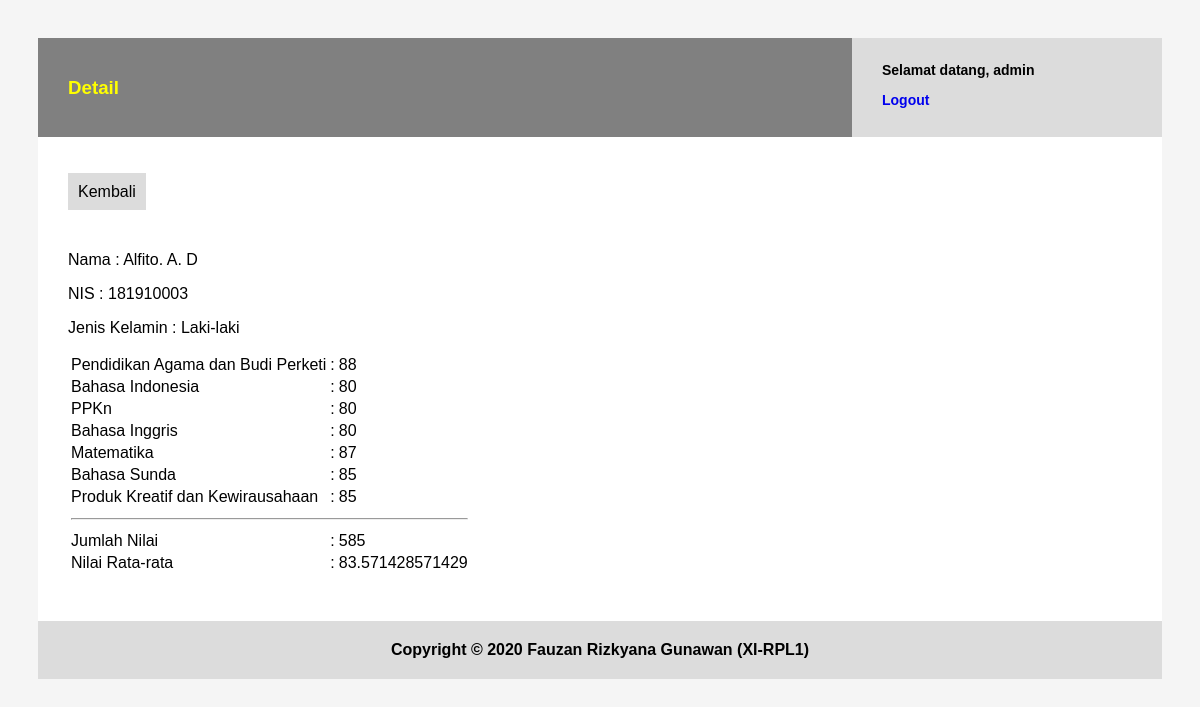
The app's page /detail.php?id=8 (signed in) with its own data.
### tables this page shows
CREATE TABLE `t_nilai_siswa` (
  `id` int(11) NOT NULL,
  `nis` int(11) NOT NULL,
  `nama` varchar(255) NOT NULL,
  `jenis_kelamin` varchar(255) NOT NULL,
  `nilai_pabp` int(11) NOT NULL DEFAULT 0,
  `nilai_b_indo` int(11) NOT NULL DEFAULT 0,
  `nilai_ppkn` int(11) NOT NULL DEFAULT 0,
  `nilai_b_ing` int(11) NOT NULL DEFAULT 0,
  `nilai_mtk` int(11) NOT NULL DEFAULT 0,
  `nilai_b_sund` int(11) NOT NULL DEFAULT 0,
  `nilai_pkk` int(11) NOT NULL DEFAULT 0
);

### detail.php (the view, shortened to what this page needs)
<?php
function getDataById($id)
{
    $koneksi = koneksiDatabase();
    $data = mysqli_query($koneksi, "select * from t_nilai_siswa where id=$id");
    $hasil = mysqli_fetch_array($data);
    return $hasil;
}
$s = getDataById($_GET['id']);
?>
<!DOCTYPE html>
<html lang="en">
<head>
    <link rel="stylesheet" href="style.css">
</head>
<body>
    <div class="header">
        <div class="header-title">
            <h3>Detail</h3>
        </div>
        <div class="profile">
            <p>Selamat datang, <?= $_SESSION['username'] ?></p>
            <a href="auth?action=logout">Logout</a>
        </div>
    </div>
    <div class="content">
        <p><a href="index.php" class="button-secondary">Kembali</a></p>
        <div class="detail">
            <p>Nama : <?= $s['nama']; ?></p>
            <p>NIS : <?= $s['nis']; ?></p>
            <p>Jenis Kelamin : <?= $s['jenis_kelamin'] ?></p>
            <p>
                <table>
                    <tr>
                        <td>Pendidikan Agama dan Budi Perketi</td>
                        <td>:</td>
                        <td><?= $s['nilai_pabp'] ?></td>
                    </tr>
                    <tr>
                        <td>Bahasa Indonesia</td>
                        <td>:</td>
                        <td><?= $s['nilai_b_indo'] ?></td>
                    </tr>
                    <tr>
                        <td>PPKn</td>
                        <td>:</td>
                        <td><?= $s['nilai_ppkn'] ?></td>
                    </tr>
                    <tr>
                        <td>Bahasa Inggris</td>
                        <td>:</td>
                        <td><?= $s['nilai_b_ing'] ?></td>
                    </tr>
                    <tr>
                        <td>Matematika</td>
                        <td>:</td>
                        <td><?= $s['nilai_mtk'] ?></td>
                    </tr>
                    <tr>
                        <td>Bahasa Sunda</td>
                        <td>:</td>
                        <td><?= $s['nilai_b_sund'] ?></td>
                    </tr>
                    <tr>
                        <td>Produk Kreatif dan Kewirausahaan</td>
                        <td>:</td>
                        <td><?= $s['nilai_pkk'] ?></td>
                    </tr>
                    <tr>
                        <td colspan="3">
                            <hr>
                        </td>
                    </tr>
                    <tr>
                        <td>Jumlah Nilai</td>
                        <td>:</td>
                        <td><?= $jumlah = $s['nilai_pabp'] + $s['nilai_b_indo'] + $s['nilai_ppkn'] + $s['nilai_b_ing'] + $s['nilai_mtk'] + $s['nilai_b_sund'] + $s['nilai_pkk']; ?></td>
                    </tr>
                    <tr>
                        <td>Nilai Rata-rata</td>
                        <td>:</td>
                        <td><?= $nilaiRata = $jumlah / 7; ?></td>
                    </tr>
                </table>
            </p>
        </div>
    </div>
    <div class="footer">
        Copyright &copy; <?= date('Y', time()); ?> Fauzan Rizkyana Gunawan (XI-RPL1)
    </div>
</body>
</html>

### style.css (style rules this page uses)
body { padding: 30px; background: whitesmoke; font-family: Arial, Helvetica, sans-serif; color: black; }
.header { background: gray; padding: 20px 30px 20px 30px; }
.header-title { color: yellow; }
.profile { background: gainsboro; width: 250px; height: 79px; padding: 10px 30px 10px 30px; font-weight: bold; font-size: 14px; position: absolute; right: 38px; top: 38px; }
.content { background: white; width: auto; padding: 30px; }
.footer { padding: 20px; text-align: center; background: gainsboro; font-weight: bold; }
a { text-decoration: none; }
a.button-secondary { background: gainsboro; padding: 10px; color: black; }
.detail { margin-top: 50px; }

### records on screen
t_nilai_siswa: nama "Alfito. A. D", nis "181910003", jenis_kelamin "Laki-laki", nilai_pabp "88", nilai_b_indo "80", nilai_ppkn "80", nilai_b_ing "80", nilai_mtk "87", nilai_b_sund "85", nilai_pkk "85", nilai_pabp+nilai_b_indo+nilai_ppkn "585", $nilaiRata = $jumlah / 7 "83.571428571429"

### other values on screen
$_SESSION['username'] "admin"
